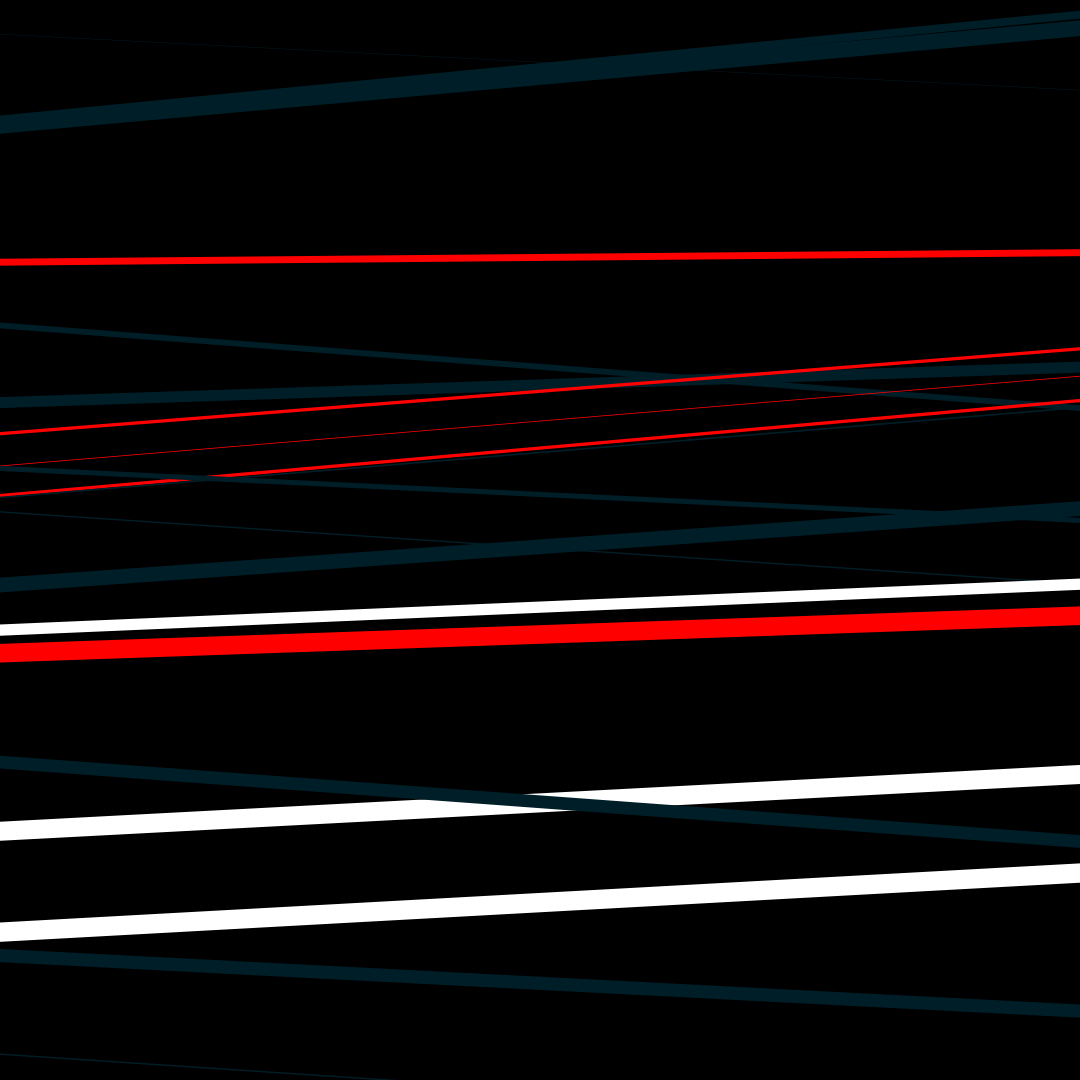
Frame 1 (no input)
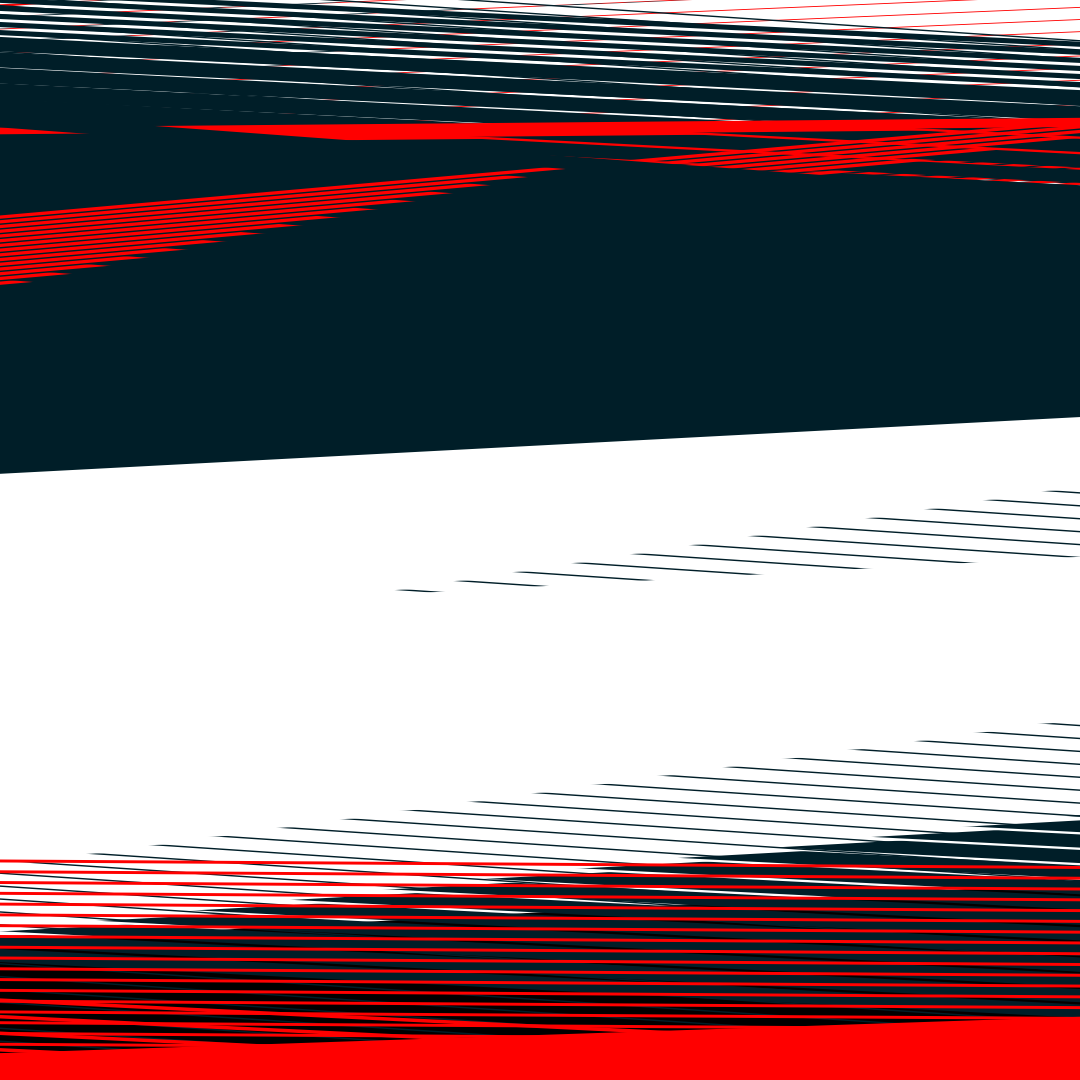
Frame 60 (the mouse pressed at the canvas centre just before this capture)
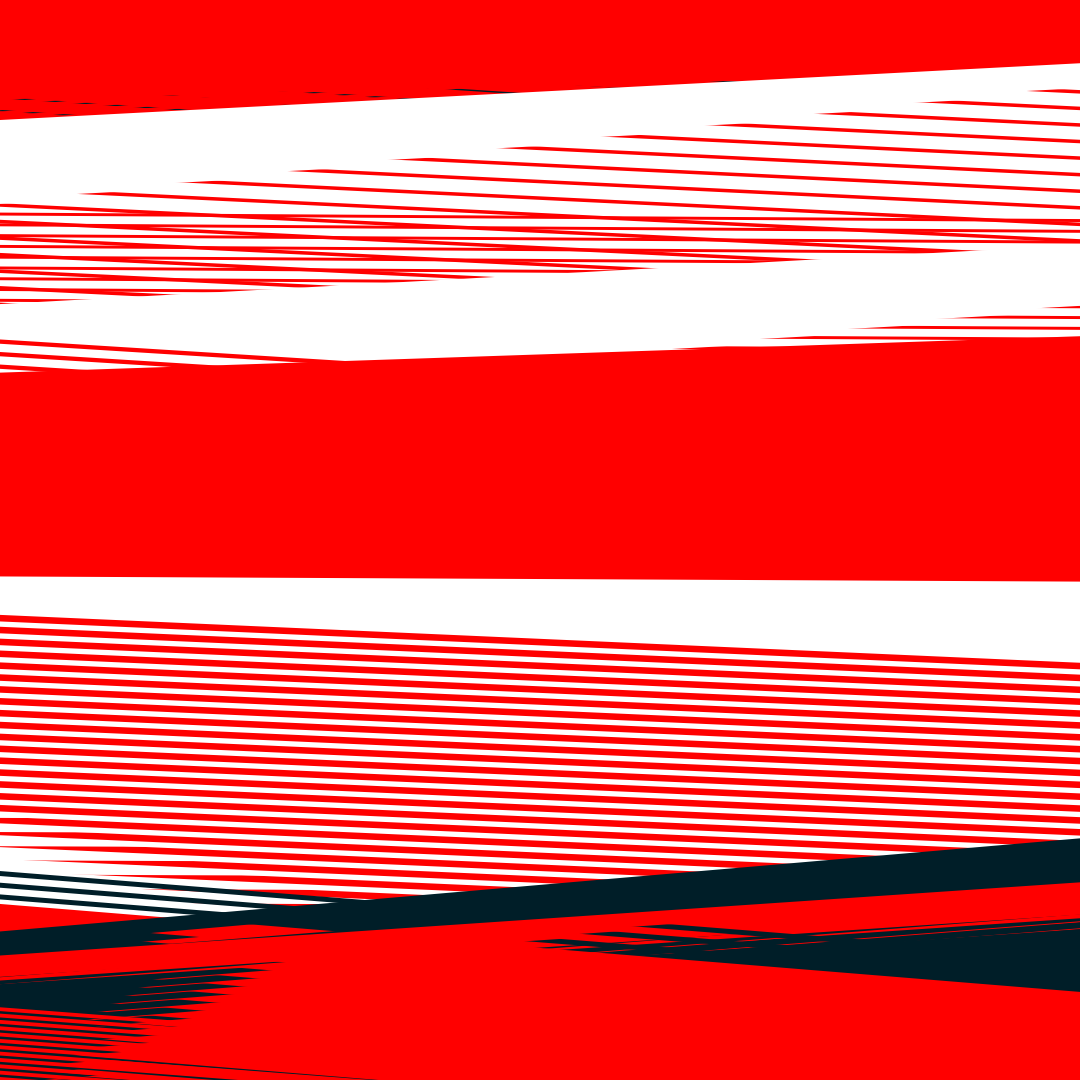
Frame 120 (the mouse held since frame 60 and released just before this capture)

The Processing sketch that drew these frames (run headless with seeded random() and noise(); from frame 60 on, the mouse is pressed at the canvas centre):

// Processing sketch: sketch_180223a
// ── sketch_180223a.pde
float size = 20;
int num = 20;

float[] rect_y = new float[num];
float[] rect_ys = new float[num];
float[] rect_h = new float[num];
float[] rect_r = new float[num];
int[] rect_c = new int[num];



void setup(){
  //size(1280,720);
  size(1080,1080);
  frameRate(60); 
  background(0);
  noStroke();
  noFill();
  for(int i = 0; i < num; i++){
    rect_y[i] = random(height +200);
    rect_ys[i] = random(15) + 2;
    rect_h[i] = random(size);
    rect_r[i] = random(0.2) -0.1;
    rect_c[i] = floor(random(2.5));
  }
}
void draw(){
  //background(0);
  
 
  for(int skip =  0; skip < 1; skip++){
    for(int i =  0; i < num; i++){
      rect_y[i] = rect_y[i] - rect_ys[i];
      if(rect_y[i] < 0 - rect_h[i] - 200){
        reCreate(i);
      }
  
     switch(rect_c[i]) {
        case 0:
          fill(0,30,40);
          break;
        case 1: 
          fill(255,0, 0);
          break;
        default:
          //fill(0);
          fill(255);
          break;
      }
      
      pushMatrix();      
        translate(0, rect_y[i]);
        rotate(rect_r[i]);
        rect(0 - 50, 0, width + 100, rect_h[i]);
      popMatrix();
    }
  }
}
    
void reCreate(int i){
  rect_y[i] = height + 200;
  rect_h[i] = random(size);
  rect_r[i] = random(0.2) -0.1;
  rect_ys[i] = random(15) + 2;
  rect_c[i] = floor(random(2.5));
}     
 
void keyPressed() {
  if ( key == ' ' ) {
    save( System.nanoTime() + ".png" );
  }
}
